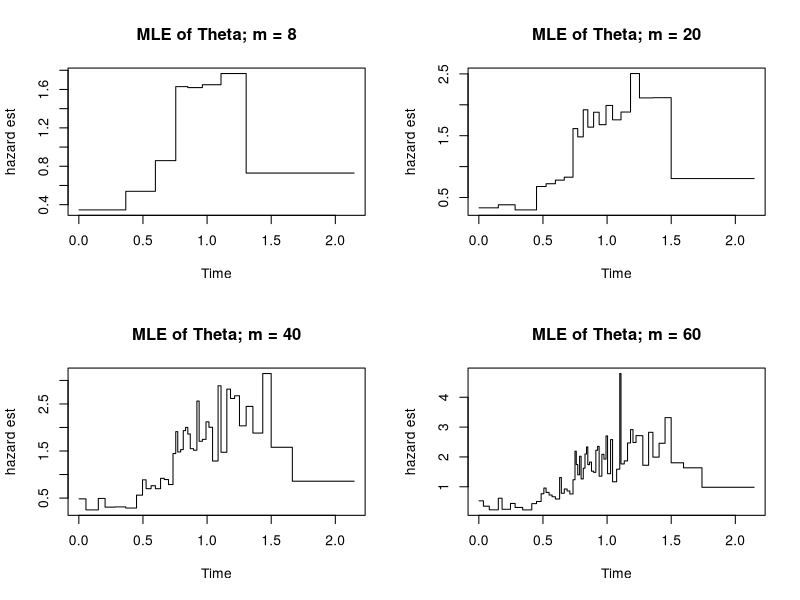

Write the R code that produced this figure. (Note: a time limit stopped this script after it produced the figure.)
## MPL estimate of hazard function

# Generate data with 30% censoring
kappa <- 5
gamma <- 1
neglogU <- -log(runif(500))
t <- gamma*(exp(neglogU) - 1)^(1/kappa)
c <- rexp(500, rate = 1/3)
event <- as.numeric(t < c)
y <- t
y[which(event == 0)] <- c[which(event == 0)]
sum(event)/500

# For each of m=8,20,40,60 and with \lambda = 0, 
#compute ML estimate of theta from (1.57)

estimate_theta <- function(m, y, event){
  w <- as.numeric(quantile(y, probs = seq(0, 1, 
                                          length.out = (m+1)))) 
  delta_v <- w[2:(m+1)] - w[1:m]
  theta = rep(0, m)
  
  for(v in 1:m){
    n_u <- sum(as.numeric(w[v] <= y & y < w[(v+1)]))
    N_u <- sum(as.numeric(w[v] <= t))
    theta[v] <- n_u/(N_u * delta_v[(v)])
  }
  out = list(theta = theta, w = w)
  return(out)
}

theta_m8 <- estimate_theta(m = 8, y, event)
theta_m20 <- estimate_theta(m = 20, y, event)
theta_m40 <- estimate_theta(m = 40, y, event)
theta_m60 <- estimate_theta(m = 60, y, event)

# Plot obtained theta i.e. discrete hazard function values

par(mfrow = c(2,2))
m=8
plot(c(theta_m8$theta, theta_m8$theta[m]) ~ theta_m8$w, 
     type = "s", col = "black", ylab = "hazard est", 
     xlab = "Time", main = "MLE of Theta; m = 8")
m=20
plot(c(theta_m20$theta, theta_m20$theta[m]) ~ theta_m20$w, 
     type = "s", col = "black", ylab = "hazard est", 
     xlab = "Time", main = "MLE of Theta; m = 20")
m=40
plot(c(theta_m40$theta, theta_m40$theta[m]) ~ theta_m40$w, 
     type = "s", col = "black", ylab = "hazard est", 
     xlab = "Time", main = "MLE of Theta; m = 40")
m=60
plot(c(theta_m60$theta, theta_m60$theta[m]) ~ theta_m60$w, 
     type = "s", col = "black", ylab = "hazard est", 
     xlab = "Time", main = "MLE of Theta; m = 60")

# compute MPL estimate with m = 60 and 
# smoothing values lambda = 1e-6, 1,10,50

# For m=60, create penalty matrix R
m <- 60
D <- matrix(0, (m), (m))
for(u in 1:(m-1)){
  D[u, (u+1)] = 1
  D[u, u] = -1
}
R <- t(D) %*% D

# Solve equation 1.63 for different smoothing values 
# using nloptr

library(nloptr)
eval_f0 <- function(theta, y, w, delta_v, R, lambda){
  m = length(theta)
  alld_u <- alln_u <- rep(0, m)
  for(v in 1:m){
    n_u <- sum(as.numeric(w[v] <= y & y < w[(v+1)]))
    d_u <- sum(as.numeric(w[v] <= t & t < w[(v+1)]))
    alln_u[v] = n_u
    alld_u[v] = d_u
  }
  theta[theta<1e-30] = 1e-30
  cumhaz = cumsum(theta * delta_v)
  p_log_lik <- sum(alln_u * log(theta)) 
  - sum(alld_u * cumhaz) 
  - lambda * t(theta) %*% R %*% theta
  np_log_lik <- -p_log_lik
  return(np_log_lik) 
}

w <- quantile(y, probs = seq(0, 1, length.out = (m+1)))
delta_v <- w[2:(m+1)] - w[1:m]

opts <- list("algorithm"="NLOPT_LN_COBYLA",
             "xtol_rel"=1.0e-6, "maxeval" = 10000 )



smtheta_1e6 <- nloptr(x0 = rep(1, m), eval_f = eval_f0,
                      lb = (rep(0, m)), ub = rep(Inf, m), 
                      opts = opts, y =y, w = w, delta_v = delta_v, 
                      R = R, lambda = 1e-6)$solution


smtheta_1 <- nloptr(x0 = rep(1, m), eval_f = eval_f0,
                    lb = (rep(0, m)), ub = rep(Inf, m), 
                    opts = opts, y =y, w = w, delta_v = delta_v, 
                    R = R, lambda = 1)$solution

smtheta_10 <- nloptr(x0 = rep(1, m), eval_f = eval_f0,
                     lb = (rep(0, m)), ub = rep(Inf, m), 
                     opts = opts, y =y, w = w, delta_v = delta_v, 
                     R = R, lambda = 10)$solution

smtheta_50 <- nloptr(x0 = rep(1, m), eval_f = eval_f0,
                     lb = (rep(0, m)), ub = rep(Inf, m), 
                     opts = opts, y =y, w = w, delta_v = delta_v, 
                     R = R, lambda = 50)$solution


par(mfrow = c(2,2))
plot(c(smtheta_1e6, smtheta_1e6[m]) ~ w,
     type = "s", col = "black",ylab = "hazard est", 
     xlab = "Time", main = "Theta, lambda = 1e-6")
plot(c(smtheta_1, smtheta_1[m]) ~ w,
     type = "s", col = "black",ylab = "hazard est", 
     xlab = "Time", main = "Theta, lambda = 1")
plot(c(smtheta_10, smtheta_10[m]) ~ w,
     type = "s", col = "black",ylab = "hazard est", 
     xlab = "Time", main = "Theta, lambda = 10")
plot(c(smtheta_50, smtheta_50[m]) ~ w,
     type = "s", col = "black",ylab = "hazard est", 
     xlab = "Time", main = "Theta, lambda = 50")
